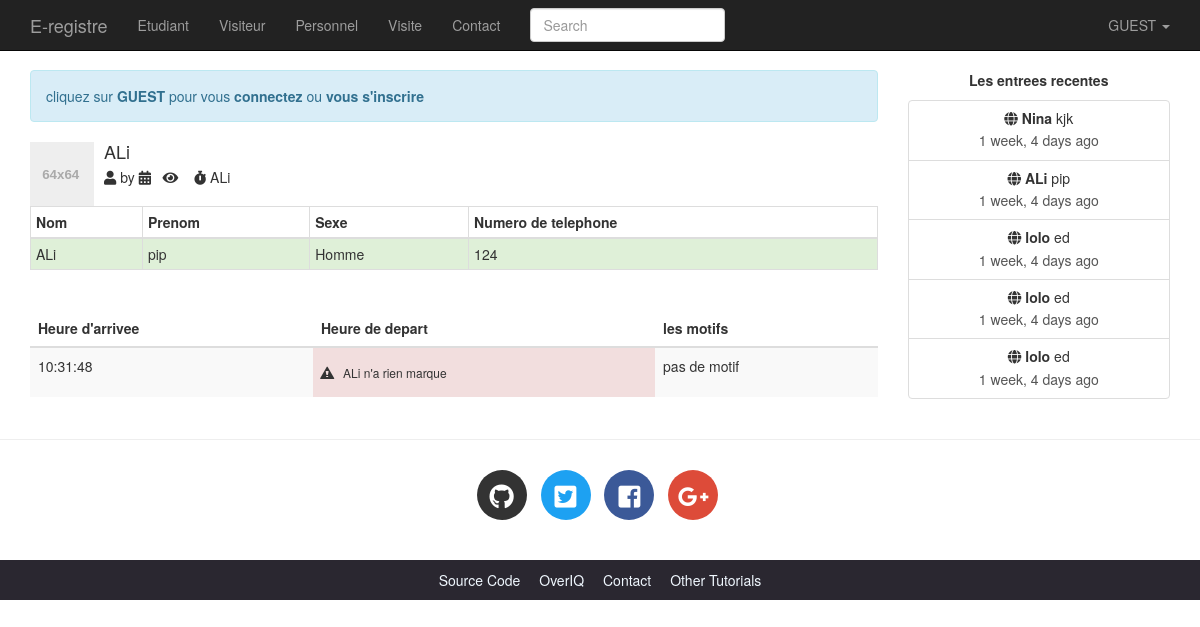
Page /personne.24/ on the committed database.
### e_registre/models.py (models this page shows, shortened)
class Personne(models.Model):
	nom = models.CharField(max_length=30)
	prenom = models.CharField(max_length=35)
	sexe = models.CharField(max_length=10)
	telephone = models.CharField(max_length=13)

class Visite(models.Model):
	personne = models.ForeignKey('Personne',on_delete=models.CASCADE,default=None,null=True)
	date_de_visite = models.DateField(null=True)
	heure_darrivee = models.DateTimeField(null=True)
	heure_depart = models.DateTimeField(null=True)
	motif = models.TextField(null=True)

### e_registre/views.py (the view)
# urls.py: path(r'personne.<personne_id>/',views.personne_detail,name="personne_detail"),
def personne_detail(request, personne_id):
    personne = get_object_or_404(Personne, id=personne_id)
    personne.save()
    if 'personne' in request.GET and 'liste' in request.GET:
        personne.delete()
        if request.GET['liste']!='':
            return redirect(reverse('e_registre:liste_personnes',args=[request.GET['liste']]))
        else:
            return redirect(reverse('e_registre:liste_personnes',args=['etudiants']))
    visite1 = Visite.objects.filter(personne=personne)
    visites = paginate_result(request, visite1, 5)
    return render(request, 'e_registre/personne_details.html', {'personne': personne,'visites':visites})

### e_registre/context_processors.py (called while the page is built)
def recent_visites(request):
    return dict(recent_visites=Visite.objects.all().order_by("-heure_darrivee")[:8])

### e_registre/utils.py (called while the page is built)
def paginate_result(request, object_list, item_per_page):
    paginator = Paginator(object_list, item_per_page)
    page = request.GET.get('page')
    try:
        results = paginator.page(page)
    except PageNotAnInteger:
        results = paginator.page(1)
    except EmptyPage:
        results = paginator.page(paginator.num_pages)
    return results

### e_registre/templates/e_registre/personne_details.html (shortened to what this page needs)
{% extends 'e_registre/base.html' %}
{% load static %}
{% block main %}
    <div class="media post-meta">
        <div class="media-left">
            <a href="#">
                <img alt="64x64" class="media-object" data-src="holder.js/64x64" data-holder-rendered="true" style="width: 64px; height: 64px;">
            </a>
        </div>
        <div class="media-body">
            <h4 class="media-heading">{{ personne.nom|default:"Untitled" }}</h4>
            <p>
                <i class="fas fa-user" data-toggle="tooltip" title="" data-original-title="Paste creator"></i> by
                <i class="fas fa-calendar-alt" data-toggle="tooltip" title="" data-original-title="Creation Date" ></i>
                <i class="fas fa-eye"  data-toggle="tooltip" title="" data-original-title="Visits to this paste" ></i>
                <i class="fas fa-stopwatch" data-toggle="tooltip" title="" data-original-title="Expiration time"></i>
                {{ personne.nom }}  &nbsp;
            </p>
        </div>
        <table class="table table-bordered table-striped table-condensed">
            <thead >
                <th>Nom</th>
                <th>Prenom</th>
                <th>Sexe</th>
                <th>Numero de telephone</th>
            </thead>
            <tr class="success">
                <td> {{personne.nom}} </td>
                <td> {{personne.prenom}} </td>
                <td>
                    {% if personne.sexe == '1' %}
                        Homme
                    {% else %}
                        {% if personne.sexe == '2' %}
                            Femme
                        {% endif %}
                    {% endif %}
                </td>
                <td> {{personne.telephone}} </td>
            </tr>
        </table>
    </div>
    <table class="table table-striped">
        <thead >
            <th>Heure d'arrivee</th>
            <th>Heure de depart</th>
            <th>les motifs</th>
        </thead>
        {% if visites|length > 0 %}
            {% for visite in visites  %}
                <tr class="bg-success">
                    <td id="heure"> {{visite.heure_darrivee|date:"H:i:s"}} </td>
                    <td {% if visite.heure_depart != None %} class="color-success" {% else %} class="bg-danger" {% endif %}>
                        {% if visite.heure_depart != None %}
                            {{visite.heure_depart|date:"H:i:s"}}
                        {% else %}
                            <h6  ><span class="glyphicon glyphicon-alert"></span>&nbsp;&nbsp;&nbsp;{{visite.personne.nom}} n'a rien marque</h6>
                        {% endif %}
                    </td>
                    <td>
                        {% if visite.motif == None %}
                            pas de motif
                        {% else %}
                            {{visite.motif}}
                        {% endif %}
                    </td>
                </tr>
            {% endfor %}
        {% endif %}
    </table>
{% endblock %}

### e_registre/templates/e_registre/base.html (shortened to what this page needs)
<!DOCTYPE html>
<html lang="en">
<head>
    {% load static %}
    {% load humanize %}
    <link rel="stylesheet" href="{% static 'e_registre/css/bootstrap.min.css' %}" >
    <link rel="stylesheet" href="{% static 'e_registre/css/bootstrap-select.min.css' %}" >
    <link href="https://use.fontawesome.com/releases/v5.0.7/css/all.css" rel="stylesheet">
    <link rel="stylesheet" href="https://maxcdn.bootstrapcdn.com/bootstrap/3.4.0/css/bootstrap.min.css">
    <link rel="stylesheet" href="{% static 'e_registre/css/main.css' %}">
    <link rel="stylesheet" href="{% static 'e_registre/css/default.css' %}">
</head>
<body>
<nav class="navbar navbar-default navbar-inverse navbar-fixed-top">
    <div class="container">
        <div class="navbar-header">
            <a class="navbar-brand" href="/home">E-registre</a>
        </div>
        <div class="collapse navbar-collapse" id="bs-example-navbar-collapse-1 ">
            <ul class="nav navbar-nav">
                <li {% if request.path == '/personnes/etudiants' %}class='active'{% endif %} >
                    <a href="{% if request.user.is_authenticated %}/personnes/etudiants{% endif %}">Etudiant</a>
                </li>
                <li {% if request.path == '/personnes/visiteurs' %}class='active'{% endif %}>
                    <a href="{% if request.user.is_authenticated %}/personnes/visiteurs{% endif %}">Visiteur<span class="sr-only">(current)</span></a>
                </li>
                <li {% if request.path == '/personnes/personnels' %}class='active'{% endif %}>
                    <a href="{% if request.user.is_authenticated %}/personnes/personnels{% endif %}">Personnel</a>
                </li>
                <li {% if request.path == '/visites/' %}class='active'{% endif %}>
                    <a href="{% if request.user.is_authenticated %}/visites{% endif %}">Visite</a>
                </li>
                <li {% if request.path == '/contact/' %}class='active'{% endif %}>
                    <a href="">Contact</a>
                </li>
            </ul>
            <form action="{% url 'e_registre:search' %}" class="navbar-form navbar-left" method="get">
                <div class="form-group">
                    <input type="text" name="search" class="form-control" placeholder="Search" value="{{request.GET.search}}">
                </div>
            </form>
            <ul class="nav navbar-nav navbar-right">
                <li class="dropdown">
                    <a href="#" class="dropdown-toggle" data-toggle="dropdown" role="button"
                       aria-haspopup="true" aria-expanded="false">
                        {% if request.user.is_authenticated %}
                            {{ request.user.username|upper }}
                        {% else %}
                            GUEST
                        {% endif %}
                        <span class="caret"></span>
                    </a>
                </li>
            </ul>
        </div>
    </div>
</nav>
<div class="container">
    <div class="row">
        <div class="col-lg-9 col-md-9">
            {% if not request.user.is_authenticated and not request.path == '/login/' %}
                <p class="alert alert-info">
                    cliquez sur <b>GUEST</b> pour vous <b>connectez</b> ou <b>vous s'inscrire</b>
                </p>
            {% endif %}
            {% block main %}{% endblock %}
        </div>
        <div class="col-lg-3 col-md-3 text-center hidden-sm hidden-xs">
            <p><b>Les entrees recentes</b></p>
            <div class="list-group">
                {% for recent_visite in recent_visites %}
                    <a href="{{ recent_visite.get_absolute_url }}" class="list-group-item">
                        <h5 class="list-group-item-heading"><span class="fa fa-globe
                            "></span> <b>{{ recent_visite.personne.nom }}</b> {{ recent_visite.personne.prenom }}</h5>
                        <p class="list-group-item-text">{{ recent_visite.heure_darrivee|naturaltime }}</p>
                    </a>
                {% endfor %}
            </div>
        </div>
    </div>
</div>
<hr>
<footer>
    <div class="social-icons">
        <div class="container text-center">
            <ul class="list-inline">
                <li class="list-inline-item social-github">
                    <a href="https://github.com/">
                        <i class="fab fa-github"></i>
                    </a>
                </li>
                <li class="list-inline-item social-twitter">
                    <a href="https://twitter.com/">
                        <i class="fab fa-twitter-square"></i>
                    </a>
                </li>
                <li class="list-inline-item social-facebook">
                    <a href="https://www.facebook.com/">
                        <i class="fab fa-facebook-square"></i>
                    </a>
                </li>
                <li class="list-inline-item social-google-plus">
                    <a href="https://plus.google.com/">
                        <i class="fab fa-google-plus-g"></i>
                    </a>
                </li>
            </ul>
        </div>
    </div>
    <div class="main-footer">
        <div class="container text-center">
            <ul>
                <li><a href="#">Source Code</a></li>
                <li><a href="#">OverIQ</a></li>
                <li><a href="#">Contact</a></li>
                <li><a href="#">Other Tutorials</a></li>
            </ul>
        </div>
    </div>
</footer>
</body>
</html>

### e_registre/static/e_registre/css/main.css (style rules this page uses)
body { padding-top: 70px; }
.social-icons { margin: 30px 0; }
footer .social-icons ul.list-inline li a { display: block; width: 50px; height: 50px; color: #fff; border-radius: 100%; font-size: 25px; line-height: 50px; }
footer .social-icons ul.list-inline li.social-github a { background-color: #333; transition: all .2s ease-in-out; }
footer .social-icons ul.list-inline li.social-twitter a { background-color: #1da1f2; transition: all .2s ease-in-out; }
footer .social-icons ul.list-inline li.social-facebook a { background-color: #3b5998; transition: all .2s ease-in-out; }
footer .social-icons ul.list-inline li.social-google-plus a { background-color: #dd4b39; transition: all .2s ease-in-out; }
.main-footer { background-color: #2a2730; }
.main-footer ul { margin-top: 10px; padding-left: 0; }
.main-footer li { display: inline; }
.main-footer li a { color: aliceblue; }
.main-footer li+ li { margin-left: 15px; }
.post-meta { margin-bottom: 20px; }

### rows in the picture
Personne: nom "ALi", prenom "pip", telephone "124"
Visite: heure_darrivee "10:31:48", personne.nom "ALi", shows "pas de motif", personne.prenom "pip", heure_darrivee "1 week, 4 days ago"
Visite: personne.nom "Nina", personne.prenom "kjk", heure_darrivee "1 week, 4 days ago"
Visite: personne.nom "lolo", personne.prenom "ed", heure_darrivee "1 week, 4 days ago"
Visite: personne.nom "lolo", personne.prenom "ed", heure_darrivee "1 week, 4 days ago"
Visite: personne.nom "lolo", personne.prenom "ed", heure_darrivee "1 week, 4 days ago"
